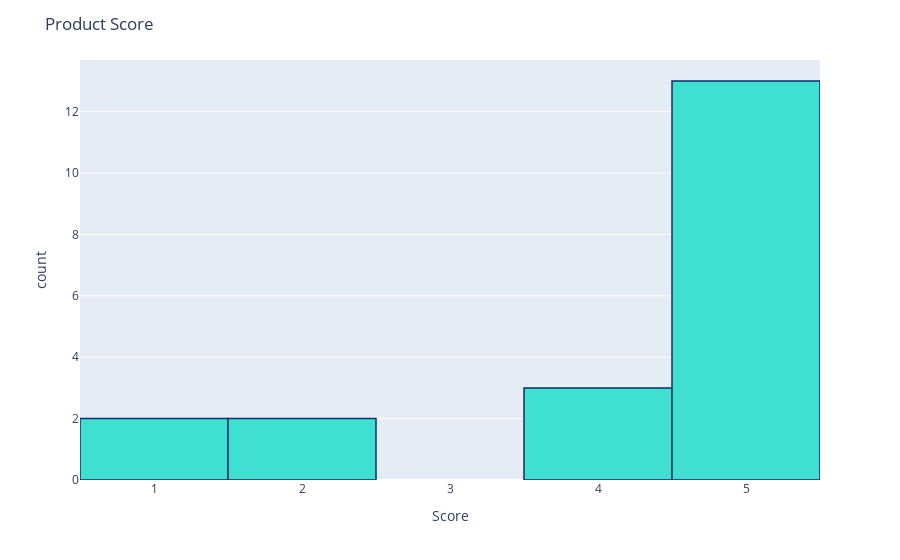

The cell this chart's notebook holds for it:
### Code cell
import matplotlib.pyplot as plt
import seaborn as sns
color = sns.color_palette()
import plotly.offline as py
py.init_notebook_mode(connected=True)
import plotly.graph_objs as go
import plotly.tools as tls
import plotly.express as px
fig = px.histogram(df, x="Score")
fig.update_traces(marker_color="turquoise",marker_line_color='rgb(8,48,107)',
                  marker_line_width=1.5)
fig.update_layout(title_text='Product Score')
fig.show()

### Figure 1 — Plotly figure (JSON) as saved in the notebook; plotly's stock layout.template omitted (floating-point values rounded to 4 significant figures)
{"data": [{"alignmentgroup": "True", "bingroup": "x", "hovertemplate": "Score=%{x}<br>count=%{y}<extra></extra>", "legendgroup": "", "marker": {"color": "turquoise", "line": {"color": "rgb(8,48,107)", "width": 1.5}, "pattern": {"shape": ""}}, "name": "", "offsetgroup": "", "orientation": "v", "showlegend": false, "type": "histogram", "x": [5, 1, 4, 2, 5, 4, 5, 5, 5, 5, 5, 5, 1, 4, 5, 5, 2, 5, 5, 5], "xaxis": "x", "yaxis": "y"}], "layout": {"barmode": "relative", "legend": {"tracegroupgap": 0}, "margin": {"t": 60}, "title": {"text": "Product Score"}, "xaxis": {"anchor": "y", "domain": [0, 1], "title": {"text": "Score"}}, "yaxis": {"anchor": "x", "domain": [0, 1], "title": {"text": "count"}}}}
